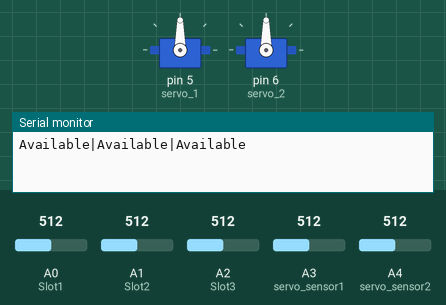
Simulated run of this sketch. Board: Arduino Uno, built with avr-gcc and run on an emulated ATmega328P. Shown: 2 × servo, the last lines printed to the serial monitor. Inputs (shaded band) come from the test bench; at power-on: A3 (servo_sensor1) = 512, A4 (servo_sensor2) = 512, A0 (Slot1) = 512, A1 (Slot2) = 512, A2 (Slot3) = 512.

Above: at 1.2 s.
1.3 s: A3 (servo_sensor1) set to 482
At 3.0 s:
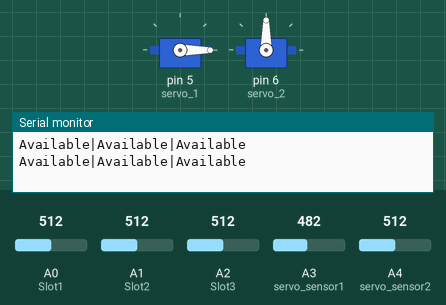
3.7 s: A4 (servo_sensor2) set to 484
At 6.3 s:
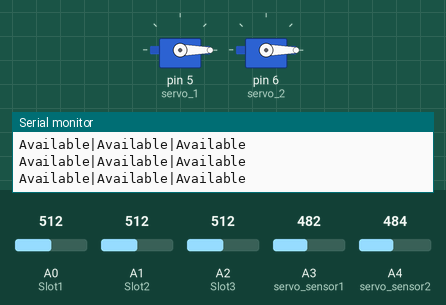
6.8 s: A3 (servo_sensor1) set to 510
At 7.9 s:
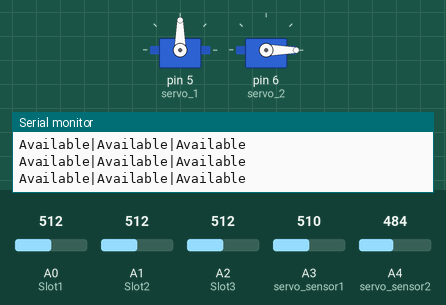
Timing chart, 0 to 9.8 s (numbered marks = the images above; inputs shaded):
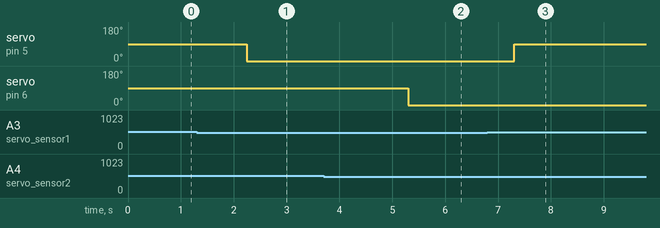

Measured:
- the behaviour switches between 500 and 499 on A3 (servo_sensor1) (found by bisection; images 0 and 1)
- the behaviour switches between 500 and 499 on A4 (servo_sensor2) (found by bisection; images 1 and 2)
- after the input at 1.3 s, servo on pin 5 (servo_1): 90° → 0° after 0.94 s
- after the input at 3.7 s, servo on pin 6 (servo_2): 90° → 0° after 1.6 s
- after the input at 6.8 s, servo on pin 5 (servo_1): 0° → 90° after 0.50 s

The sketch:

SmartParkingSystem.ino
```cpp
//PROJECT MIKROKONTROLER DAN SISTEM ANTARMUKA
#include <SoftwareSerial.h>
#include <Servo.h>

Servo servo1;
Servo servo2;

const int Slot1 = A0;
const int Slot2 = A1;
const int Slot3 = A2;

const int servo_sensor1 = A3;
const int servo_sensor2 = A4;

const int servo_1 = 5;
const int servo_2 = 6;

int value_1 = 0;
int value_2 = 0;

char data = 0;

void setup() {
  // put your setup code here, to run once:
  Serial.begin(9600);
  pinMode (Slot1, INPUT);
  pinMode (Slot2, INPUT);
  pinMode (Slot3, INPUT);

  pinMode(servo_sensor1, INPUT);
  pinMode(servo_sensor2, INPUT);

  servo1.attach(servo_1);
  servo2.attach(servo_2);
}

void loop() {
  // put your main code here, to run repeatedly:
  value_1 = analogRead(servo_sensor1);
  value_2 = analogRead(servo_sensor2);

  if (value_1 <500) //Membuka gerbang servo 1 jika IR mendeteksi benda
  {
    servo1.write(0);
    delay(1000);
  }

  if (value_1 >500) //Menutup gerbang servo 1
  {
    servo1.write(90);
    delay(60);
    if(Serial.available()>0)
    {
      data = Serial.read();
      if(data == '1') //Kondisi jika tombol open entry gate ditekan pada aplikasi android
      {
        servo1.write(0);
        delay(1000);
        servo1.write(90);
      }
      else if(data == '2') //Kondisi jika tombol open exit gate ditekan pada aplikasi android
      {
        servo2.write(0);
        delay(1000);
        servo2.write(90);
      }
    }
  }

  if (value_2 <500) //Membuka gerbang servo 2 jika IR mendeteksi benda
  {
    servo2.write(0);
    delay(1000);
  }

  if (value_2 >500) //Menutup gerbang servo 2
  {
    servo2.write(90);
    delay(60);
    if(Serial.available()>0)
    {
      data = Serial.read();
      if(data == '1') //Kondisi jika tombol open entry gate ditekan pada aplikasi android
      {
        servo1.write(0);
        delay(1000);
        servo1.write(90);
      }
      else if(data == '2') //Kondisi jika tombol open entry gate ditekan pada aplikasi android
      {
        servo2.write(0);
        delay(1000);
        servo2.write(90);
      }
    }
  }

  if (analogRead(Slot1)>500 && analogRead(Slot2)>500 && analogRead(Slot3)>500) //Kondisi saat Slot 1, Slot 2, dan Slot 3 Kosong
  {
    Serial.print("Available");
    Serial.print("|");
    Serial.print("Available");
    Serial.print("|");
    Serial.println("Available");
    delay(1000);
  }
  else if (analogRead(Slot1)<500 && analogRead(Slot2)>500 && analogRead(Slot3)>500) //Kondisi saat Slot 1 terisi,  Slot 2 dan Slot 3 Kosong
  {
    Serial.print("Occupied");
    Serial.print("|");
    Serial.print("Available");
    Serial.print("|");
    Serial.println("Available");
    delay(1000);
  }
  else if (analogRead(Slot1)>500 && analogRead(Slot2)<500 && analogRead(Slot3)>500) //Kondisi saat Slot 2 terisi,  Slot 1 dan Slot 3 Kosong
  {
    Serial.print("Available");
    Serial.print("|");
    Serial.print("Occupied");
    Serial.print("|");
    Serial.println("Available");
    delay(1000);
  }
  else if (analogRead(Slot1)>500 && analogRead(Slot2)>500 && analogRead(Slot3)<500) //Kondisi saat Slot 3 terisi,  Slot 1 dan Slot 2 Kosong
  {
    Serial.print("Available");
    Serial.print("|");
    Serial.print("Available");
    Serial.print("|");
    Serial.println("Occupied");
    delay(1000);
  }
  else if (analogRead(Slot1)<500 && analogRead(Slot2)<500 && analogRead(Slot3)>500) //Kondisi saat Slot 1 dan Slot 2 terisi, Slot 3 Kosong
  {
    Serial.print("Occupied");
    Serial.print("|");
    Serial.print("Occupied");
    Serial.print("|");
    Serial.println("Available");
    delay(1000);
  }
  else if (analogRead(Slot1)>500 && analogRead(Slot2)<500 && analogRead(Slot3)<500) //Kondisi saat Slot 2 dan Slot 3 terisi, Slot 1 Kosong
  {
    Serial.print("Available");
    Serial.print("|");
    Serial.print("Occupied");
    Serial.print("|");
    Serial.println("Occupied");
    delay(1000);
  }
  else if (analogRead(Slot1)<500 && analogRead(Slot2)>500 && analogRead(Slot3)<500) //Kondisi saat Slot 1 dan Slot 3 terisi, Slot 2 Kosong
  {
    Serial.print("Occupied");
    Serial.print("|");
    Serial.print("Available");
    Serial.print("|");
    Serial.println("Occupied");
    delay(1000);
  }
  else if (analogRead(Slot1)<500 && analogRead(Slot2)<500 && analogRead(Slot3)<500)//Kondisi saat Slot 1, Slot 2 dan Slot 3 Terisi
  {
    Serial.print("Occupied");
    Serial.print("|");
    Serial.print("Occupied");
    Serial.print("|");
    Serial.println("Occupied");
    delay(1000);
  }
}
```
